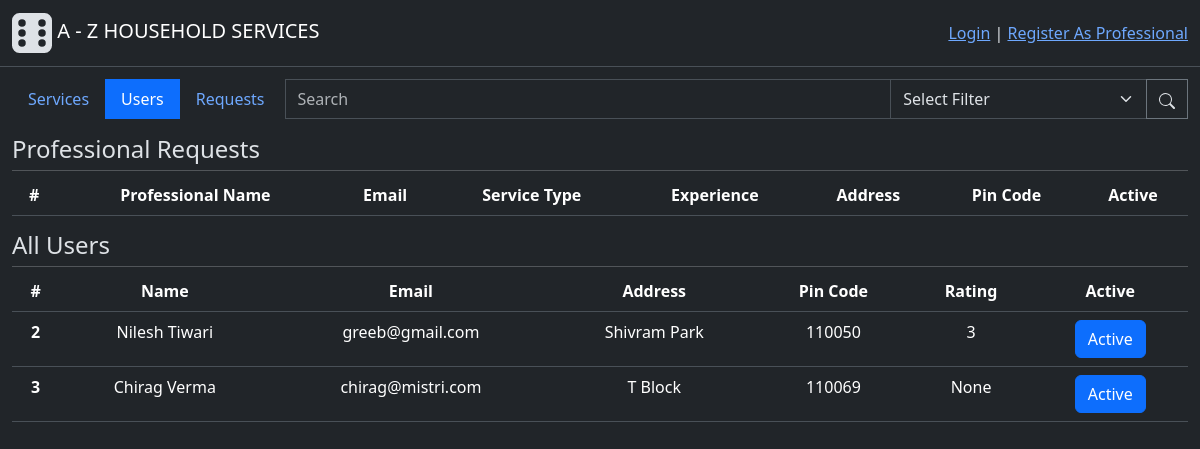
Before: /admin/users with the older database file.
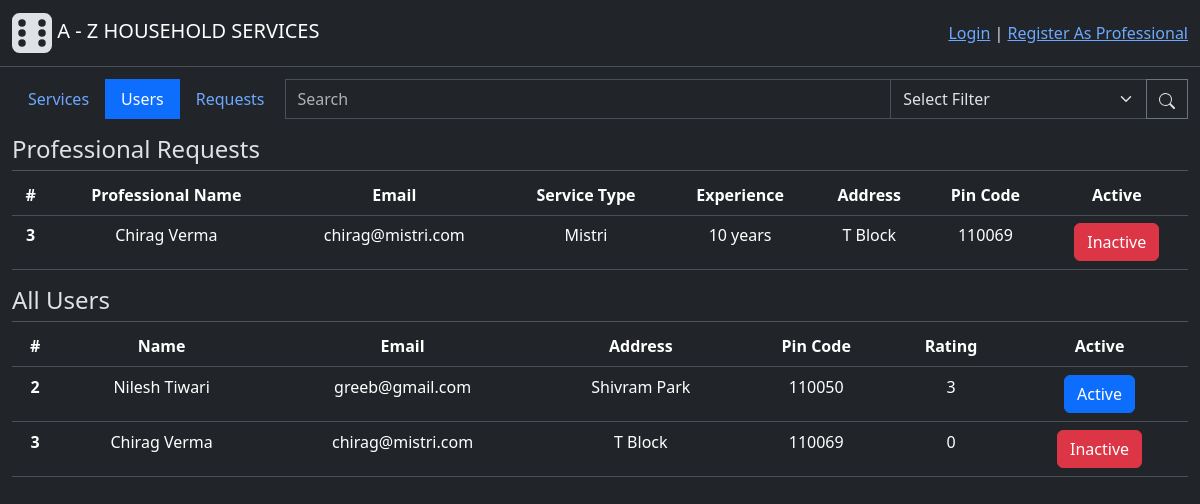
After: the same page with the newer database file.
### backend/modals.py (models this page shows, shortened)
class User(db.Model, UserMixin):
    id = db.Column(db.Integer(), primary_key=True)
    email = db.Column(db.String(60), unique=True, nullable=False)
    password = db.Column(db.String(), nullable=False)
    role = db.Column(db.Integer(), nullable=False, default=1) # 0-Admin, 1-Customer, 2-Professional
    name = db.Column(db.String(30), nullable=False)
    address = db.Column(db.String(100), nullable=False)
    pincode = db.Column(db.Integer(), nullable=False)
    status = db.Column(db.Integer(), nullable=False, default=1) # 0-inactive, 1-active
    rating = db.Column(db.Integer(), default=0)
    service_requests = db.relationship("ServiceRequest", cascade="all, delete", backref="customer", lazy=True) # For accessing all the service requests created by a user(customer)
    professional_info = db.relationship("Professional", cascade="all, delete", backref="user", uselist=False) # one to one relation for accessing futher professional info
    def capitalised_name(self):
        return self.name.title()

class Service(db.Model):
    id = db.Column(db.Integer(), primary_key=True)
    name = db.Column(db.String(30),unique=True, nullable=False)
    desc = db.Column(db.String(500), nullable=False)
    time_required = db.Column(db.Integer(), nullable=False) # Time required (in Hrs)
    price = db.Column(db.Float(), nullable=False)
    status = db.Column(db.Integer(), nullable=False, default=1) # 0-inactive, 1-active
    service_requests = db.relationship("ServiceRequest", cascade="all, delete", backref="services", lazy=True) # For accessing all the service requests having common service

class Professional(db.Model):
    id = db.Column(db.Integer(), primary_key=True)
    user_id = db.Column(db.Integer(), db.ForeignKey("user.id"),unique=True, nullable=False) #Foreign key - from User table
    service_type = db.Column(db.Integer(), db.ForeignKey("service.id"), nullable=False) #Foreign Key - from Service table
    experience = db.Column(db.Integer(), nullable=False)
    service = db.relationship("Service", backref="professionals", lazy=True)

### backend/controllers.py (the view)
@app.route("/admin/users", methods=["GET", "POST"])
def users_tab_page():
    button_state = 1
    users = User.query.filter(or_(User.role==1, User.role==2))
    return render_template("users_tab.html", button_state=button_state, users=users)

### templates/users_tab.html
{% extends "admin_dashboard.html" %}
{% block subcontent %}
<h4 style="margin-bottom: -10px;" class="h4 text-start mt-3">Professional Requests</h4>
<hr style="margin-bottom:  0;" class="divider">
<table class="table mt-1">
    <thead>
       <tr>
        <th scope="col">#</th>
        <th scope="col">Professional Name</th>
        <th scope="col">Email</th>
        <th scope="col">Service Type</th>
        <th scope="col">Experience</th>
        <th scope="col">Address</th>
        <th scope="col">Pin Code</th>
        <th scope="col">Active</th>
      </tr>
    </thead>
    <tbody>
        {% for user in users %}
            <tr>
                {% if user.professional_info and user.status==0%}
                    <th scope="row">{{user.id}}</th>
                    <td>{{user.capitalised_name()}}</td>
                    <td>{{user.email}}</td>
                    <td>{{user.professional_info.service.name}}</td>
                    <td>{{user.professional_info.experience}} years</td>
                    <td>{{user.address}}</td>
                    <td>{{user.pincode}}</td>
                <td>
                    <form action="{{ url_for('status_changer', user_id=user.id)}}", method="POST">
                        {% if user.status %}
                            <button type="submit" class="btn btn-primary">Active</button>
                        {% else %}
                            <button type="submit" class="btn btn-danger">Inactive</button>
                        {% endif %}
                    </form>
                </td>
                {% endif %}
            </tr>
        {% endfor %}
    </tbody>
</table>
<h4 style="margin-bottom: -10px;" class="h4 text-start mt-3">All Users</h4>
<hr style="margin-bottom:  0;" class="divider">
<table class="table mt-1">
    <thead>
      <tr>
        <th scope="col">#</th>
        <th scope="col">Name</th>
        <th scope="col">Email</th>
        <th scope="col">Address</th>
        <th scope="col">Pin Code</th>
        <th scope="col">Rating</th>
        <th scope="col">Active</th>
      </tr>
    </thead>
    <tbody>
        {% for user in users %}
            <tr>
                <th scope="row">{{user.id}}</th>
                <td>{{user.capitalised_name()}}</td>
                <td>{{user.email}}</td>
                <td>{{user.address}}</td>
                <td>{{user.pincode}}</td>
                <td>{{user.rating}}</td>
                <td>
                    <form action="{{ url_for('status_changer', user_id=user.id)}}", method="POST">
                        {% if user.status %}
                            <button type="submit" class="btn btn-primary">Active</button>
                        {% else %}
                            <button type="submit" class="btn btn-danger">Inactive</button>
                        {% endif %}
                    </form>
                </td>
            </tr>
        {% endfor %}
    </tbody>
</table>
{% endblock %}

Changed rows visible on the page:
now on one of the page's lists (row edited): User: id "3", capitalised_name "Chirag Verma", email "chirag@mistri.com", professional_info.service.name "Mistri", professional_info.experience "10", address "T Block", pincode "110069"
changed User "Chirag Verma": rating "None" → "0"; status "Active" → "Inactive"
